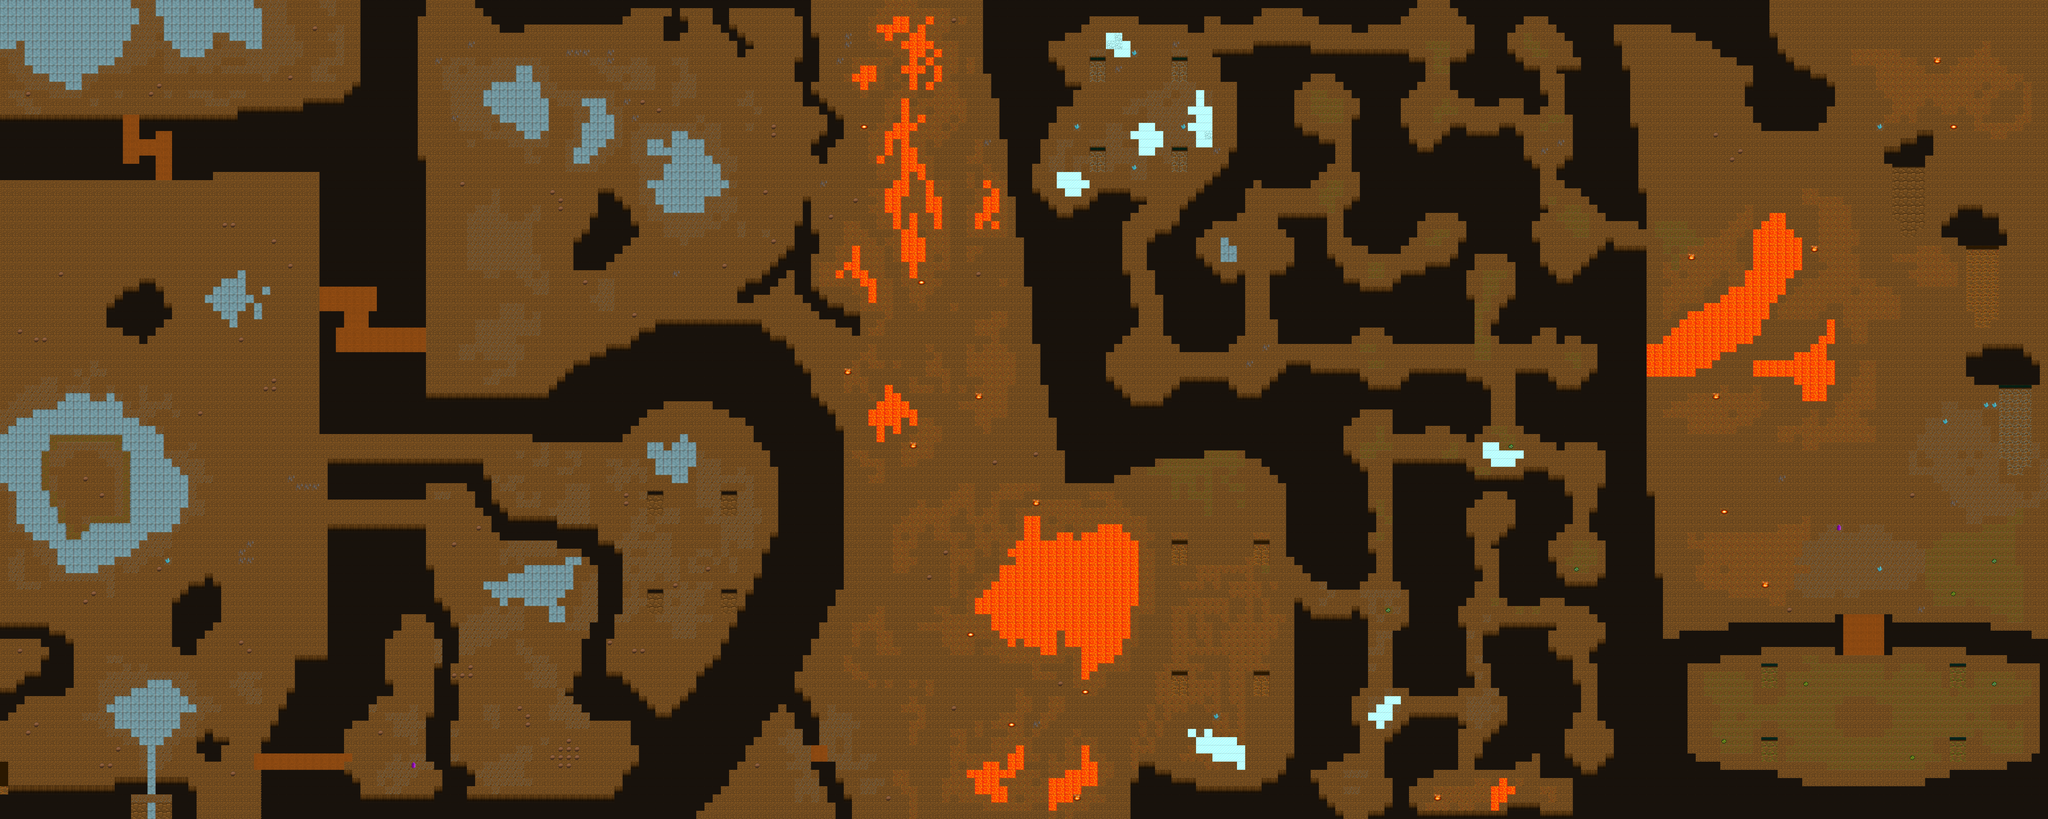

Tiled map render using the project's own tile images. Description and the map definition, with tile-layer contents summarised, below:
An orthogonal 250x100 tile map with 32x32 px tiles, 1 tile layer (タイルレイヤー1).

<map version="1.10" tiledversion="1.11.2" orientation="orthogonal" renderorder="right-down" width="250" height="100" tilewidth="32" tileheight="32" infinite="0" nextlayerid="2" nextobjectid="1">
 <editorsettings>
  <export target="crystalcastle_tiled.csv" format="csv" />
 </editorsettings>
 <tileset firstgid="1" name="Tile_Cave_mod" tilewidth="32" tileheight="32" tilecount="384" columns="24">
  <image source="../CrystalCastle/CrystalCastle/image/Tile_Caves_mod.png" width="768" height="512" />
 </tileset>
 <layer id="1" name="タイルレイヤー1" width="250" height="100">
  <data>[25000 cells, 25000 non-empty, 55 distinct tile ids]</data>
 </layer>
</map>
